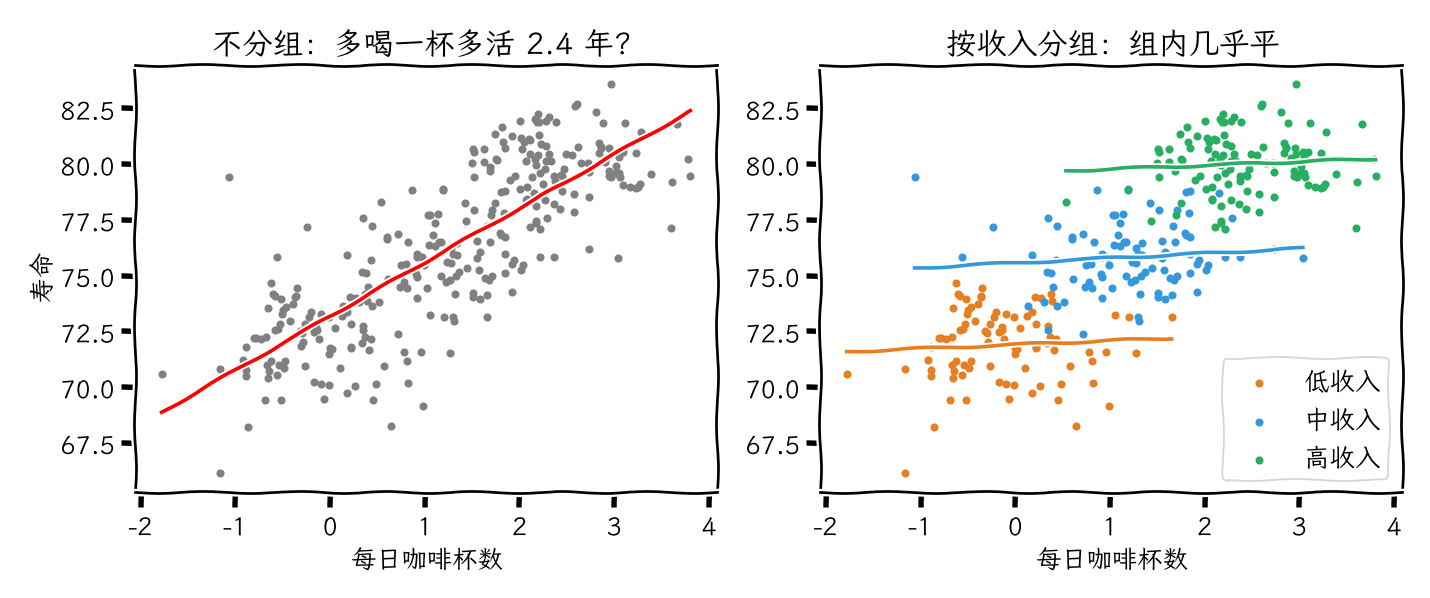

This figure's Python source:
import numpy as np,matplotlib;matplotlib.use('Agg');import matplotlib.pyplot as plt
from matplotlib import font_manager as fm
fm.fontManager.addfont('/home/box/.local/share/fonts/from-mac/mini/LXGWWenKai-Light.ttf')
rng=np.random.default_rng(0);inc=rng.integers(0,3,300);cof=inc*1.2+rng.normal(0,.6,300);life=72+inc*4+rng.normal(0,1.5,300)
with plt.xkcd():
  plt.rcParams['font.family']=['LXGW WenKai']
  f,a=plt.subplots(1,2,figsize=(11,4.6))
  a[0].scatter(cof,life,c='gray',s=12);b=np.polyfit(cof,life,1);xx=np.linspace(cof.min(),cof.max());a[0].plot(xx,np.polyval(b,xx),'r');a[0].set_title('不分组：多喝一杯多活 %.1f 年？'%b[0]);a[0].set_xlabel('每日咖啡杯数');a[0].set_ylabel('寿命')
  for g,c,n in zip(range(3),['#e67e22','#3498db','#27ae60'],['低收入','中收入','高收入']):
    m=inc==g;a[1].scatter(cof[m],life[m],c=c,s=12,label=n);bb=np.polyfit(cof[m],life[m],1);x2=np.linspace(cof[m].min(),cof[m].max());a[1].plot(x2,np.polyval(bb,x2),c=c)
  a[1].set_title('按收入分组：组内几乎平');a[1].legend();a[1].set_xlabel('每日咖啡杯数')
  plt.tight_layout();plt.savefig('p1_xkcd.png',dpi=130)
